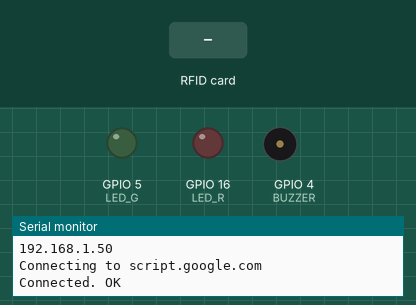
Simulated run of this sketch. Board: ESP8266 (NodeMCU). On the bench: output pins drawn as LEDs (lit = HIGH), buzzer (waves = sounding), the last lines printed to the serial monitor. The inputs (shaded band) are chosen by the test bench. WiFi joins after 1.5 s; servers stay silent unless stated.

Above: at 5.4 s.
5.5 s: RFID card 5E 7A 19 C4 held to the reader
At 6.11 s:
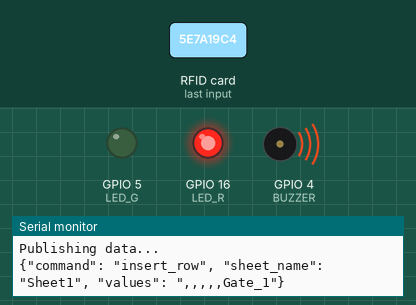
Timing chart, 0 to 9.4 s (numbered marks = the images above; inputs shaded):
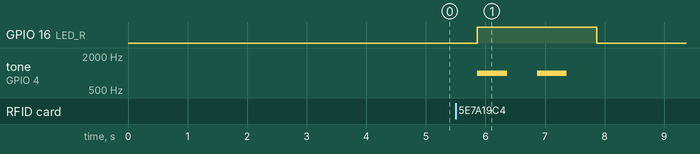

Measured:
- after the input at 5.5 s, GPIO 16 (LED_R): LOW → HIGH after 0.37 s, → LOW 2.0 s later; tone on GPIO 4 (BUZZER): alternates 1000 Hz for 0.50 s and silent for 0.50 s, 4 changes in all, then stays silent, starting after 0.37 s

The sketch:

rfid-attendance.ino
```cpp
#include <Arduino.h>
#include <ESP8266WiFi.h>
#include <SPI.h>
#include <MFRC522.h>
#include <HTTPSRedirect.h>

#include<Wire.h>
#include<LiquidCrystal_I2C.h>

//---------------------------------------------------------------------------------------------------------
// Enter Google Script Deployment ID:
const char *GScriptId = "AKfycbyVf0jeUsnZ6pI5N2c_8kGWfaQc2NnxVMaEQ5LcJ7-0X3iWAThafDyRCgY008a-Ww";
String gate_number = "Gate_1";
//---------------------------------------------------------------------------------------------------------
// Enter network credentials:
const char* ssid     = "POCO M3";
const char* password = "aryan@4951";
//---------------------------------------------------------------------------------------------------------
// Enter command (insert_row or append_row) and your Google Sheets sheet name (default is Sheet1):
String payload_base =  "{\"command\": \"insert_row\", \"sheet_name\": \"Sheet1\", \"values\": ";
String payload = "";
//---------------------------------------------------------------------------------------------------------
// Google Sheets setup (do not edit)
const char* host        = "script.google.com";
const int   httpsPort   = 443;
const char* fingerprint = "";
String url = String("/macros/s/") + GScriptId + "/exec";
HTTPSRedirect* client = nullptr;
//------------------------------------------------------------
// Declare variables that will be published to Google Sheets
String student_id;
//------------------------------------------------------------
int blocks[] = {4,5,6,8,9};
#define total_blocks  (sizeof(blocks) / sizeof(blocks[0]))
//------------------------------------------------------------
#define RST_PIN  0  //D3
#define SS_PIN   2  //D4
#define BUZZER   4  //D2
#define LED_G    5  //D1
#define LED_R    16 //D0
void errorBeep();
//------------------------------------------------------------
MFRC522 mfrc522(SS_PIN, RST_PIN);
MFRC522::MIFARE_Key key;
MFRC522::StatusCode status;
//------------------------------------------------------------
/* Be aware of Sector Trailer Blocks */
int blockNum = 2;
/* Create another array to read data from Block */
/* Legthn of buffer should be 2 Bytes more than the size of Block (16 Bytes) */
byte bufferLen = 18;
byte readBlockData[18];
//------------------------------------------------------------

/****************************************************************************************************
 * setup Function
****************************************************************************************************/
void setup() {
  //----------------------------------------------------------
  Serial.begin(9600);
  delay(10);
  Serial.println('\n');
  //----------------------------------------------------------
  SPI.begin();
  //----------------------------------------------------------
  //initialize lcd screen
  /*lcd.init();
  // turn on the backlight
  lcd.backlight();
  lcd.clear();
  lcd.setCursor(0,0); //col=0 row=0
  lcd.print("Connecting to");
  lcd.setCursor(0,1); //col=0 row=0
  lcd.print("WiFi...");*/
  //----------------------------------------------------------
  // Connect to WiFi
  WiFi.begin(ssid, password);
  Serial.print("Connecting to ");
  Serial.print(ssid); Serial.println(" ...");

  while (WiFi.status() != WL_CONNECTED) {
    delay(1000);
    Serial.print(".");
  }
  Serial.println('\n');
  Serial.println("WiFi Connected!");
  //Serial.print("IP address:\t");
  Serial.println(WiFi.localIP());
  //----------------------------------------------------------
  // Use HTTPSRedirect class to create a new TLS connection
  client = new HTTPSRedirect(httpsPort);
  client->setInsecure();
  client->setPrintResponseBody(true);
  client->setContentTypeHeader("application/json");
  //----------------------------------------------------------
  /*lcd.clear();
  lcd.setCursor(0,0); //col=0 row=0
  lcd.print("Connecting to");
  lcd.setCursor(0,1); //col=0 row=0
  lcd.print("Google ");
  delay(5000);*/
  //----------------------------------------------------------
  Serial.print("Connecting to ");
  Serial.println(host);
  //----------------------------------------------------------
  // Try to connect for a maximum of 5 times
  bool flag = false;
  for(int i=0; i<5; i++){
    int retval = client->connect(host, httpsPort);
    //*************************************************
    if (retval == 1){
      flag = true;
      String msg = "Connected. OK";
      Serial.println(msg);
      /*lcd.clear();
      lcd.setCursor(0,0); //col=0 row=0
      lcd.print(msg);*/
      delay(2000);
      break;
    }
    //*************************************************
    else
      Serial.println("Connection failed. Retrying...");
    //*************************************************
  }
  //----------------------------------------------------------
  if (!flag){
    //____________________________________________
    /*lcd.clear();
    lcd.setCursor(0,0); //col=0 row=0
    lcd.print("Connection fail");
    //____________________________________________*/
    Serial.print("Could not connect to server: ");
    Serial.println(host);
    delay(5000);
    return;
    //____________________________________________
  }
  //----------------------------------------------------------
  delete client;    // delete HTTPSRedirect object
  client = nullptr; // delete HTTPSRedirect object
  //----------------------------------------------------------
  pinMode(BUZZER,OUTPUT);
  pinMode(LED_G,OUTPUT);
  pinMode(LED_R,OUTPUT);
}

/****************************************************************************************************
 * loop Function
****************************************************************************************************/
void loop() {
  //Serial.println("[TEST] loop() starts");
  //----------------------------------------------------------------
  static bool flag = false;
  if (!flag){
    client = new HTTPSRedirect(httpsPort);
    client->setInsecure();
    flag = true;
    client->setPrintResponseBody(true);
    client->setContentTypeHeader("application/json");
  }
  if (client != nullptr){
    //when below if condition is TRUE then it takes more time then usual, It means the device
    //is disconnected from the google sheet server and it takes time to connect again
    //NNNNNNNNNNNNNNNNNNNNNNNNNNNNNNNNNNNNNNNNNNNNNNNNNNN
    if (!client->connected()){
      int retval = client->connect(host, httpsPort);
      if (retval != 1){
        Serial.println("Disconnected. Retrying...");
        /*lcd.clear();
        lcd.setCursor(0,0); //col=0 row=0
        lcd.print("Disconnected.");
        lcd.setCursor(0,1); //col=0 row=0
        lcd.print("Retrying...");*/
        return; //Reset the loop
      }
    }
    //NNNNNNNNNNNNNNNNNNNNNNNNNNNNNNNNNNNNNNNNNNNNNNNNNNN
  }
  else{Serial.println("Error creating client object!"); Serial.println("else");}
  //----------------------------------------------------------------
  /*lcd.clear();
  lcd.setCursor(0,0); //col=0 row=0
  lcd.print("Scan your Tag");*/
  //Serial.println("[TEST] Scan Your Tag");
  /* Initialize MFRC522 Module */
  mfrc522.PCD_Init();
  /* Look for new cards */
  /* Reset the loop if no new card is present on RC522 Reader */
  if ( ! mfrc522.PICC_IsNewCardPresent()) {return;}
  /* Select one of the cards */
  if ( ! mfrc522.PICC_ReadCardSerial()) {return;}
  /* Read data from the same block */
  Serial.println();
  Serial.println(F("Reading last data from RFID..."));
  //----------------------------------------------------------------
  String values = "", data;
  /*
  //creating payload - method 1
  //----------------------------------------------------------------
  ReadDataFromBlock(blocks[0], readBlockData); //student id
  data = String((char*)readBlockData); data.trim();
  student_id = data;
  //----------------------------------------------------------------
  ReadDataFromBlock(blocks[1], readBlockData); //first name
  data = String((char*)readBlockData); data.trim();
  first_name = data;
  //----------------------------------------------------------------
  ReadDataFromBlock(blocks[2], readBlockData); //last name
  data = String((char*)readBlockData); data.trim();
  last_name = data;
  //----------------------------------------------------------------
  ReadDataFromBlock(blocks[3], readBlockData); //phone number
  data = String((char*)readBlockData); data.trim();
  phone_number = data;
  //----------------------------------------------------------------
  ReadDataFromBlock(blocks[4], readBlockData); //address
  data = String((char*)readBlockData); data.trim();
  address = data; data = "";
  //----------------------------------------------------------------
  values = "\"" + student_id + ",";
  values += first_name + ",";
  values += last_name + ",";
  values += phone_number + ",";
  values += address + "\"}";
  //----------------------------------------------------------------*/
  //creating payload - method 2 - More efficient
  for (byte i = 0; i < total_blocks; i++) {
    ReadDataFromBlock(blocks[i], readBlockData);
    //*************************************************
    if(i == 0){
      data = String((char*)readBlockData);
      data.trim();
      student_id = data;
      values = "\"" + data + ",";
    }
    //*************************************************
    /*else if(i == total_blocks-1){
      data = String((char*)readBlockData);
      data.trim();
      values += data + "\"}";
    }*/
    //*************************************************
    else{
      data = String((char*)readBlockData);
      data.trim();
      values += data + ",";
    }
  }
  values += gate_number + "\"}";
  //----------------------------------------------------------------
  // Create json object string to send to Google Sheets
  // values = "\"" + value0 + "," + value1 + "," + value2 + "\"}"
  payload = payload_base + values;
  //----------------------------------------------------------------
  /*lcd.clear();
  lcd.setCursor(0,0); //col=0 row=0
  lcd.print("Publishing Data");
  lcd.setCursor(0,1); //col=0 row=0
  lcd.print("Please Wait...");*/
  //----------------------------------------------------------------
  // Publish data to Google Sheets
  Serial.println("Publishing data...");
  Serial.println(payload);
  if(client->POST(url, host, payload)){
    // do stuff here if publish was successful
    Serial.println("[OK] Data published.");
    tone(BUZZER, 1000); // Send 1KHz sound signal...
    digitalWrite(LED_G,HIGH);
    delay(500);        // ...for 1 sec
    noTone(BUZZER);     // Stop sound...
    delay(1000);
    digitalWrite(LED_G,LOW);
    /*lcd.clear();
    lcd.setCursor(0,0); //col=0 row=0
    lcd.print("Student ID: "+student_id);
    lcd.setCursor(0,1); //col=0 row=0
    lcd.print("Thanks");*/
  }
  //----------------------------------------------------------------
  else{
    // do stuff here if publish was not successful
    errorBeep();
    Serial.println("Error while connecting");
    /*lcd.clear();
    lcd.setCursor(0,0); //col=0 row=0
    lcd.print("Failed.");
    lcd.setCursor(0,1); //col=0 row=0
    lcd.print("Try Again");*/
  }
  //----------------------------------------------------------------
  // a delay of several seconds is required before publishing again
  Serial.println("[TEST] delay(5000)");
  delay(5000);
}


/****************************************************************************************************
 *
****************************************************************************************************/
/****************************************************************************************************
 * ReadDataFromBlock() function
 ****************************************************************************************************/
void ReadDataFromBlock(int blockNum, byte readBlockData[])
{
  //----------------------------------------------------------------------------
  /* Prepare the ksy for authentication */
  /* All keys are set to FFFFFFFFFFFFh at chip delivery from the factory */
  for (byte i = 0; i < 6; i++) {
    key.keyByte[i] = 0xFF;
  }
  //----------------------------------------------------------------------------
  /* Authenticating the desired data block for Read access using Key A */
  status = mfrc522.PCD_Authenticate(MFRC522::PICC_CMD_MF_AUTH_KEY_A, blockNum, &key, &(mfrc522.uid));
  //----------------------------------------------------------------------------s
  if (status != MFRC522::STATUS_OK){
     errorBeep();
     Serial.print("Authentication failed for Read: ");
     Serial.println(mfrc522.GetStatusCodeName(status));
     return;
  }
  //----------------------------------------------------------------------------
  else {
    Serial.println("Authentication success");
  }
  //----------------------------------------------------------------------------
  /* Reading data from the Block */
  status = mfrc522.MIFARE_Read(blockNum, readBlockData, &bufferLen);
  if (status != MFRC522::STATUS_OK) {
    errorBeep();
    Serial.print("Reading failed: ");
    Serial.println(mfrc522.GetStatusCodeName(status));
    return;
  }
  //----------------------------------------------------------------------------
  else {
    readBlockData[16] = ' ';
    readBlockData[17] = ' ';
    Serial.println("Block was read successfully");
  }
  //----------------------------------------------------------------------------
}
 void errorBeep() {
    digitalWrite(LED_R,HIGH);
     for(int i=1;i<3;i++){
      tone(BUZZER, 1000); // Send 1KHz sound signal...
      delay(500);        // ...for 1 sec
      noTone(BUZZER);     // Stop sound...
      delay(500);
     }
     digitalWrite(LED_R,LOW);
  }
```
